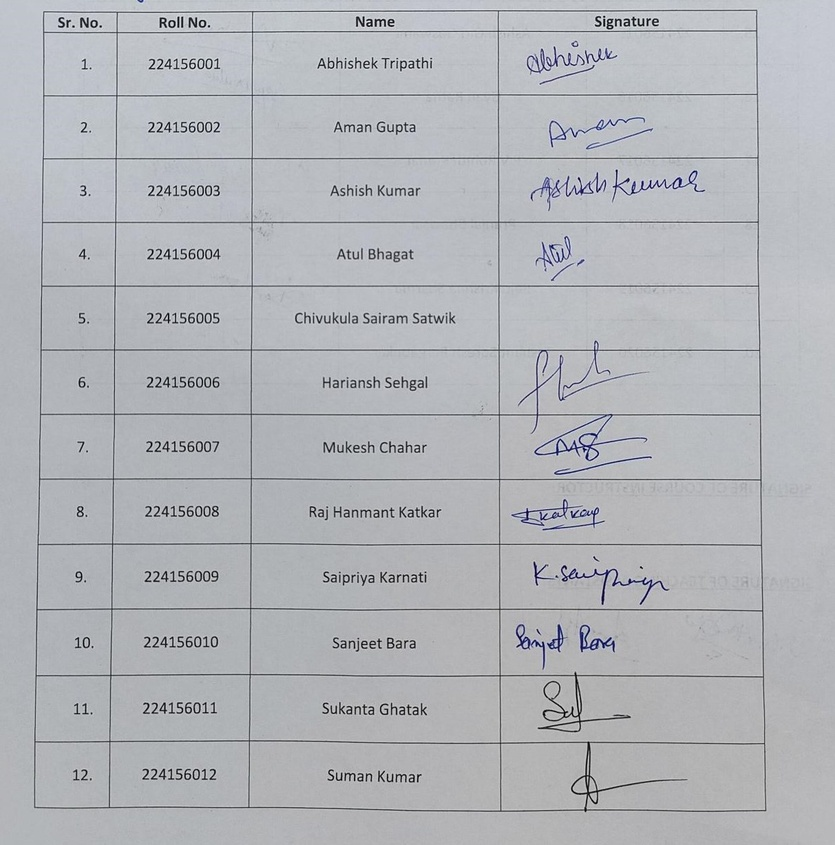
#> input picture data/attendance_sheets/attendance11.jpg, 835 x 845 px, shrunk from 1213 x 1227 before the run, found by its file name
$ python signature_extraction.py
#> lines starting #> are read from the running program, lines starting #| are printed output that depends on the picture; after the words box and inside, x2 and y2 are one past the last pixel; in counts of white or black regions, pixels touching at a corner belong together
import cv2
import numpy as np
import matplotlib.pyplot as plt
import pytesseract
import re
pytesseract.pytesseract.tesseract_cmd = r'C:\Users\vigne\AppData\Local\Programs\Python\Python39\Scripts\Tesseract-OCR\tesseract.exe'

#read your file
file=r'data\attendance_sheets\attendance11.jpg'
img = cv2.imread(file,0)

#thresholding the image to a binary image
thresh,img_bin = cv2.threshold(img,165,255,cv2.THRESH_BINARY)
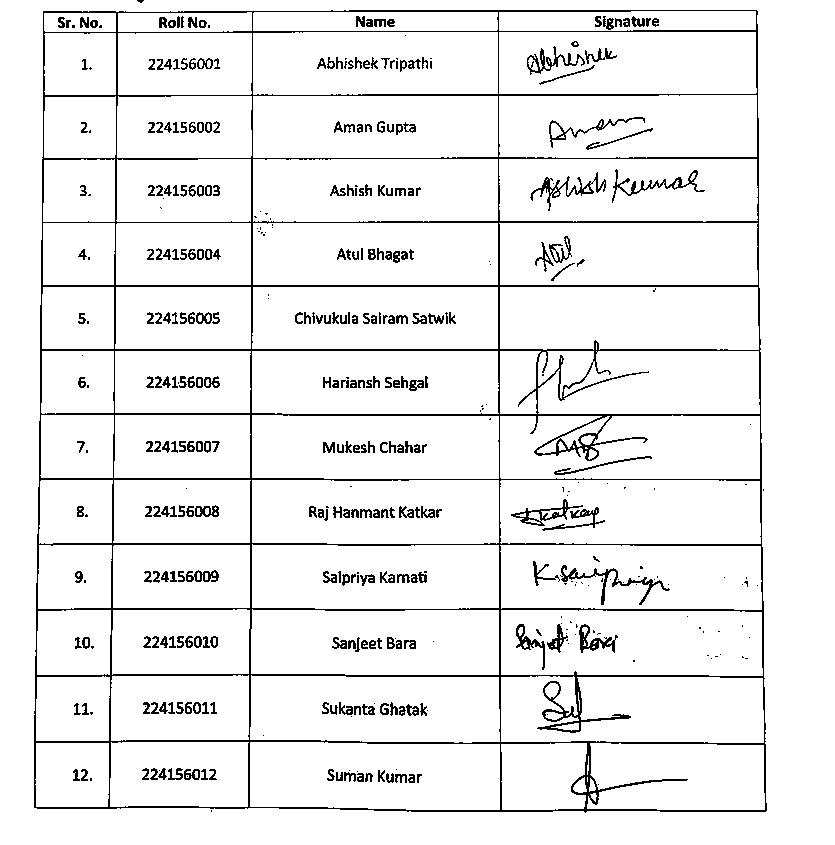
#> img_bin: shape (845, 835); 93.4% white; black in thin lines or dots, all inside (x1, y1, x2, y2) = (34, 0, 767, 813)

#inverting the image
img_bin = 255-img_bin
# cv2.imwrite('/content/newimagest.jpeg',img_bin)
#Plotting the image to see the output
plotting = plt.imshow(img_bin,cmap='gray')

# Length(width) of kernel as 100th of total width
kernel_len = np.array(img).shape[1]//100
# Defining a vertical kernel to detect all vertical lines of image
ver_kernel = cv2.getStructuringElement(cv2.MORPH_RECT, (1, kernel_len))
# Defining a horizontal kernel to detect all horizontal lines of image
hor_kernel = cv2.getStructuringElement(cv2.MORPH_RECT, (kernel_len, 1))
# A kernel of 2x2
kernel = cv2.getStructuringElement(cv2.MORPH_RECT, (2, 2))

#Use vertical kernel to detect and save the vertical lines in a jpg
image_1 = cv2.erode(img_bin, ver_kernel, iterations=3)
#> image_1: shape (845, 835); 0.82% white in thin lines or dots, all inside (x1, y1, x2, y2) = (34, 22, 766, 803)
vertical_lines = cv2.dilate(image_1, ver_kernel, iterations=3)
#> vertical_lines: shape (845, 835); 1% white in thin lines or dots, all inside (x1, y1, x2, y2) = (34, 13, 766, 815)
#cv2.imwrite("vertical.jpeg",vertical_lines)
#Plot the generated image
plotting = plt.imshow(image_1,cmap='gray')

#Use horizontal kernel to detect and save the horizontal lines in a jpg
image_2 = cv2.erode(img_bin, hor_kernel, iterations=3)
#> image_2: shape (845, 835); 2.2% white in thin lines or dots, all inside (x1, y1, x2, y2) = (46, 10, 758, 812)
horizontal_lines = cv2.dilate(image_2, hor_kernel, iterations=3)
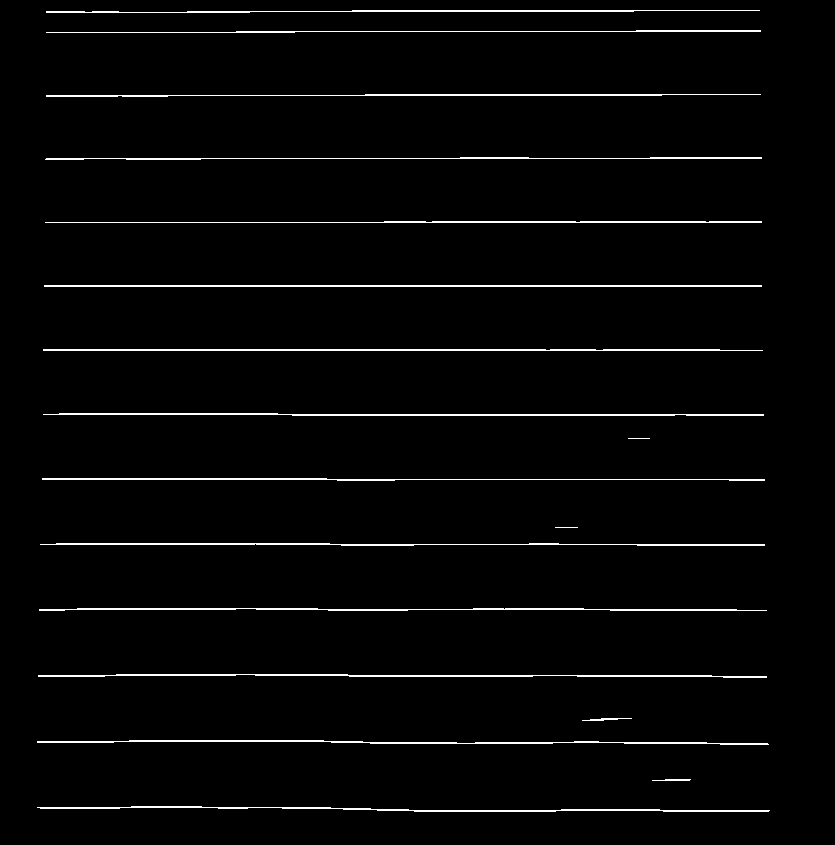
#> horizontal_lines: shape (845, 835); 2.5% white in thin lines or dots, all inside (x1, y1, x2, y2) = (37, 10, 770, 812)
#Plot the generated image
plotting = plt.imshow(image_2,cmap='gray')

# Combine horizontal and vertical lines in a new third image, with both having same weight.
img_vh = cv2.addWeighted(vertical_lines, 0.5, horizontal_lines, 0.5, 0.0)
#Eroding and thesholding the image
img_vh = cv2.erode(~img_vh, kernel, iterations=2)
thresh, img_vh = cv2.threshold(img_vh,128,255, cv2.THRESH_BINARY | cv2.THRESH_OTSU)
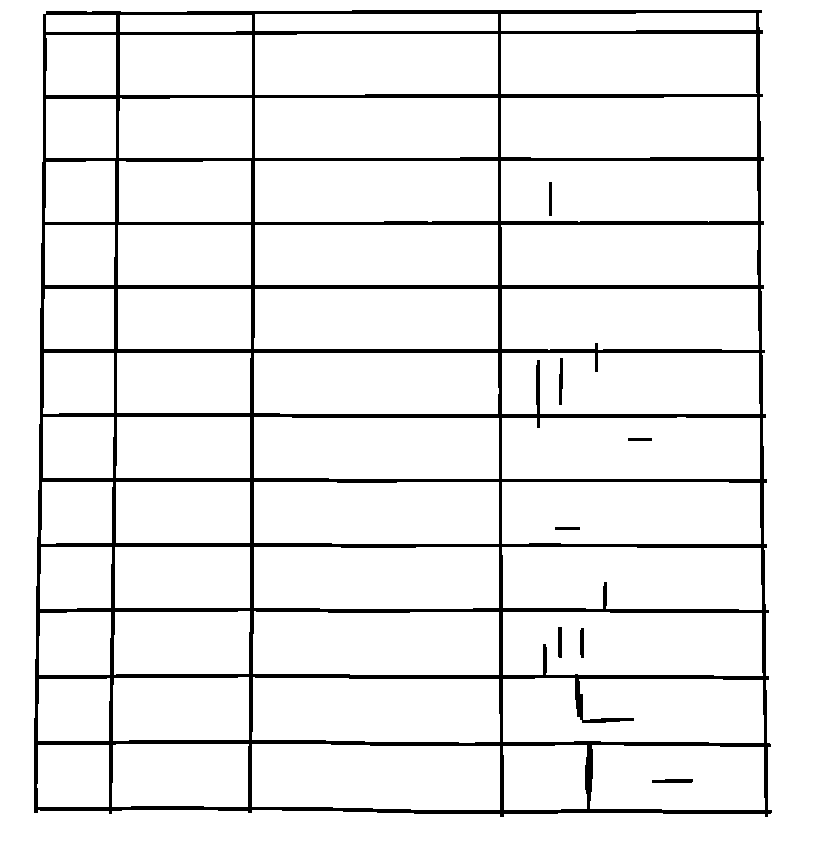
#> img_vh: shape (845, 835); 92.4% white; 8 black regions
#> thresh = 127
bitxor = cv2.bitwise_xor(img,img_vh)
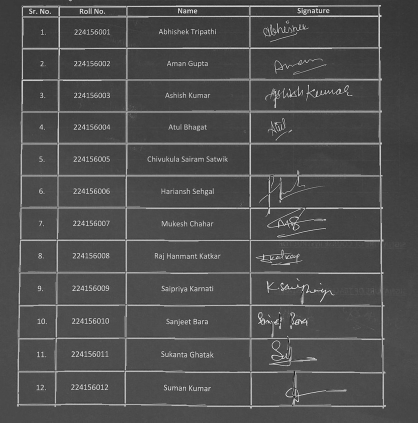
#> bitxor: shape (845, 835) (shown at 1/2 size); min 0, max 255, mean 78.9
bitnot = cv2.bitwise_not(bitxor)
#Plotting the generated image
plotting = plt.imshow(bitnot,cmap='gray')

# Detect contours for following box detection
contours, hierarchy = cv2.findContours(img_vh, cv2.RETR_TREE, cv2.CHAIN_APPROX_SIMPLE)
#> contours = 62 contours; largest, box (x1, y1, x2, y2) and area: (0, 0, 835, 845) 703896, (33, 9, 773, 818) 582476, (503, 612, 763, 676) 15742, (502, 482, 761, 544) 15630, (503, 678, 764, 743) 15586

def sort_contours(cnts, method="left-to-right"):
    # initialize the reverse flag and sort index
#> called with method = 'left-to-right'
    reverse = False
    i = 0
    # handle if we need to sort in reverse
    if method == "right-to-left" or method == "bottom-to-top":
        reverse = True
    # handle if we are sorting against the y-coordinate rather than
    # the x-coordinate of the bounding box
    if method == "top-to-bottom" or method == "bottom-to-top":
          i = 1
    # construct the list of bounding boxes and sort them from top to
    # bottom
    boundingBoxes = [cv2.boundingRect(c) for c in cnts]
#> boundingBoxes = 62 items, first 6: (0, 0, 835, 845), (33, 9, 740, 809), (590, 745, 175, 65), (651, 778, 43, 6), (503, 745, 84, 65), (37, 745, 72, 62)
    (cnts, boundingBoxes) = zip(*sorted(zip(cnts, boundingBoxes),key=lambda b:b[1][i], reverse=reverse))
#> cnts has the same summary as contours outside sort_contours; boundingBoxes = 62 items, first 6: (0, 0, 835, 845), (33, 9, 740, 809), (37, 745, 72, 62), (38, 678, 72, 63), (39, 612, 72, 63), (40, 547, 72, 62)
    # return the list of sorted contours and bounding boxes
    return (cnts, boundingBoxes)

# Sort all the contours by top to bottom.
contours, boundingBoxes = sort_contours(contours)

#Creating a list of heights for all detected boxes
heights = [boundingBoxes[i][3] for i in range(len(boundingBoxes))]
#> heights = 62 values, max 845 at index 0, min 5 at index 55, mean 79.24
#Get mean of heights
mean = np.mean(heights)
#> mean = 79.24

#Create list box to store all boxes in
box = []
img = cv2.imread(file,0)
# Get position (x,y), width and height for every contour and show the contour on image
for c in contours:
    x, y, w, h = cv2.boundingRect(c)
    if (w>100 and w<1000 and h>10 and h<500):
        image = cv2.rectangle(img,(x,y),(x+w,y+h),(0,125,10),2)
        box.append([x,y,w,h])
#> this loop made 62 passes
#> (x, y, w, h) on passes 2 to 9: (33, 9, 740, 809), (37, 745, 72, 62), (38, 678, 72, 63), (39, 612, 72, 63), (40, 547, 72, 62), (41, 482, 72, 62), (43, 417, 71, 61), (43, 353, 71, 61)
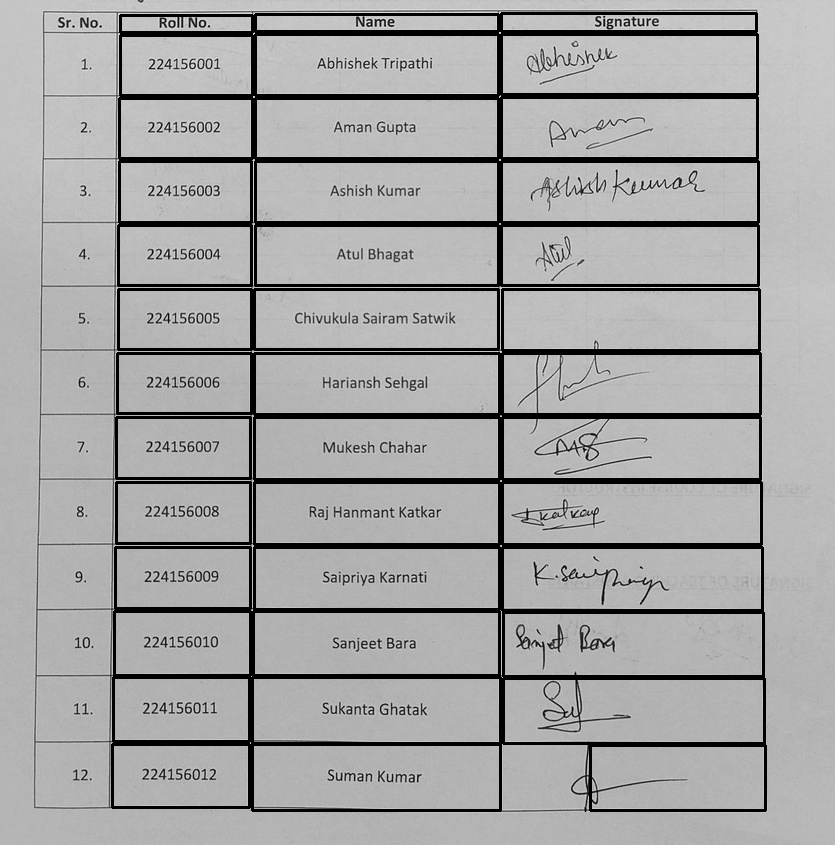
#> img: shape (845, 835); min 0, max 255, mean 165.8
#> after the loop, box = 39 items, first 6: [112, 744, 137, 63], [113, 677, 136, 64], [114, 611, 136, 64], [115, 547, 135, 61], [116, 482, 134, 61], [116, 417, 134, 61]
#plotting = plt.imshow(image,cmap="gray")

#Creating two lists to define row and column in which cell is located
row=[]
column=[]
j=0
#Sorting the boxes to their respective row and column
for i in range(len(box)):
    if(i==0):
        column.append(box[i])
        previous=box[i]
    else:
        if(box[i][1]<=previous[1]+mean/2):
            column.append(box[i])
            previous=box[i]
            if(i==len(box)-1):
                row.append(column)
        else:
            row.append(column)
            column=[]
            previous = box[i]
            column.append(box[i])
#> this loop made 39 passes
#> after the loop, row = 5 items

box = sorted(box, key = lambda x:(x[1],x[0]))
#> box = 39 items, first 6: [501, 13, 255, 18], [255, 14, 243, 17], [120, 15, 132, 17], [255, 34, 243, 61], [501, 34, 256, 60], [120, 35, 132, 60]
final = []
newl = []
prev = [0,0,0,0]
for i in box:

  if(newl==[] or prev[1]>=i[1]-20 and prev[1]<=i[1]+20 ):

      newl.append(i)
      prev = i

  else:
    final.append(newl)
    newl = [i]
    prev = i
#> this loop made 39 passes
#> after the loop, final = 11 items
final.append(newl)

count = 0
img = cv2.imread(file,0)
for boxes in final:

    print(len(boxes))
    if len(boxes) <4:
        continue

    boxes = sorted(boxes)
    roll = boxes[1]
    sign = boxes[3]


    texto = img[roll[1]:roll[1]+roll[3],roll[0]:roll[0]+roll[2]]
    cropped_image = img[sign[1]:sign[1]+sign[3],sign[0]:sign[0]+sign[2]]
#> (the run stopped early here; a loop or call above may not have finished)

$ run again, with data/attendance_sheets/attendance12.jpg copied over data/attendance_sheets/attendance11.jpg
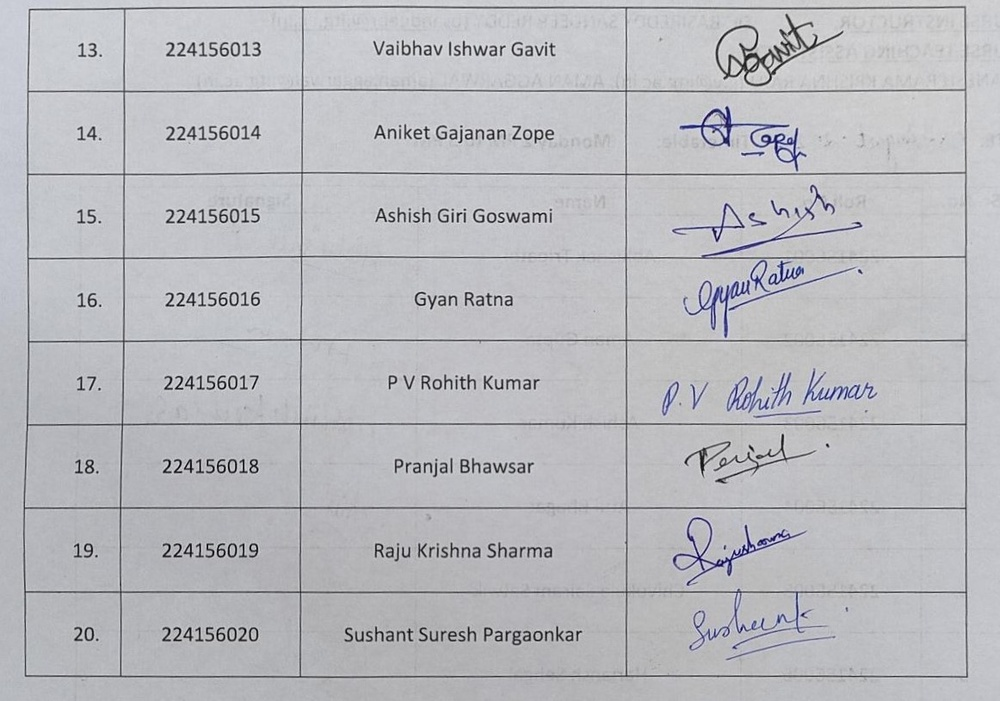
#> input picture data/attendance_sheets/attendance12.jpg, 1000 x 701 px, shrunk from 1162 x 815 before the run, found by its file name
#> image_1: shape (701, 1000); 0.77% white in thin lines or dots, all inside (x1, y1, x2, y2) = (23, 21, 968, 666)
#> vertical_lines: shape (701, 1000); 0.97% white in thin lines or dots
#> image_2: shape (701, 1000); 2.2% white in thin lines or dots, all inside (x1, y1, x2, y2) = (38, 6, 956, 678)
#> horizontal_lines: shape (701, 1000); 2.4% white in thin lines or dots
#> thresh = 127
#> contours = 40 contours; largest, box (x1, y1, x2, y2) and area: (0, 0, 1000, 701) 699300, (22, 5, 974, 684) 629062, (629, 176, 965, 257) 26479, (629, 595, 966, 676) 26403, (629, 427, 965, 507) 26402
#> in sort_contours, `boundingBoxes = [cv2.boundingRect(c) for c in cnts]`: boundingBoxes = 40 items, first 6: (0, 0, 1000, 701), (22, 5, 952, 679), (629, 595, 337, 81), (303, 595, 323, 81), (124, 595, 176, 81), (28, 595, 92, 80)
#> in sort_contours, `(cnts, boundingBoxes) = zip(*sorted(zip(cnts, boundingBoxes),key=lambd..`: cnts has the same summary as contours outside sort_contours; boundingBoxes = 40 items, first 6: (0, 0, 1000, 701), (22, 5, 952, 679), (27, 511, 93, 80), (27, 428, 94, 79), (28, 595, 92, 80), (30, 94, 93, 80)
#> heights = 40 values, max 701 at index 0, min 6 at index 39, mean 101.7
#> mean = 101.7
#> the loop `for c in contours:` made 40 passes
#> (x, y, w, h) on passes 2, 3, 4, 6, 7, 8, 9, 10: (22, 5, 952, 679), (27, 511, 93, 80), (27, 428, 94, 79), (30, 94, 93, 80), (31, 344, 92, 80), (31, 261, 92, 80), (31, 177, 92, 81), (123, 511, 177, 80)
#> after the loop `for c in contours:`:
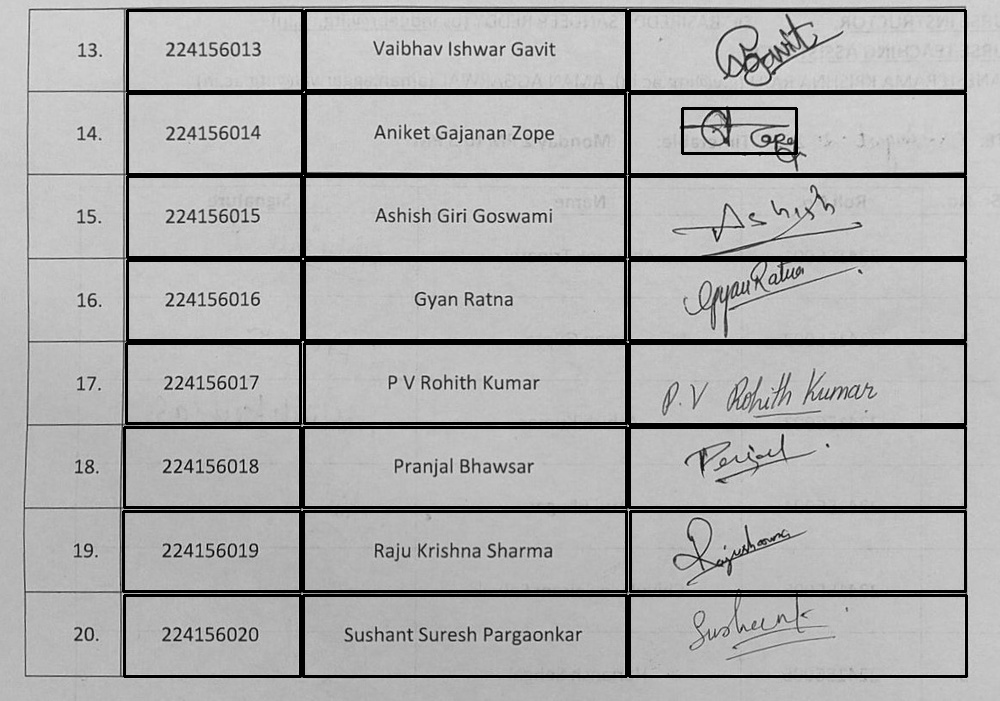
#> img: shape (701, 1000); min 0, max 236, mean 174.2
#> after the loop `for c in contours:`: box = 25 items, first 6: [123, 511, 177, 80], [124, 595, 176, 81], [124, 427, 176, 80], [126, 343, 174, 80], [127, 260, 174, 80], [127, 176, 174, 81]
#> the loop `for i in range(len(box)):` made 25 passes
#> after the loop `for i in range(len(box)):`: row = 5 items
#> `box = sorted(box, key = lambda x:(x[1],x[0]))`: box = 25 items, first 6: [127, 10, 175, 81], [305, 10, 321, 80], [629, 10, 336, 81], [127, 93, 175, 81], [305, 93, 320, 81], [629, 93, 336, 81]
#> the loop `for i in box: ` made 25 passes
#> after the loop `for i in box:`: final = 7 items
